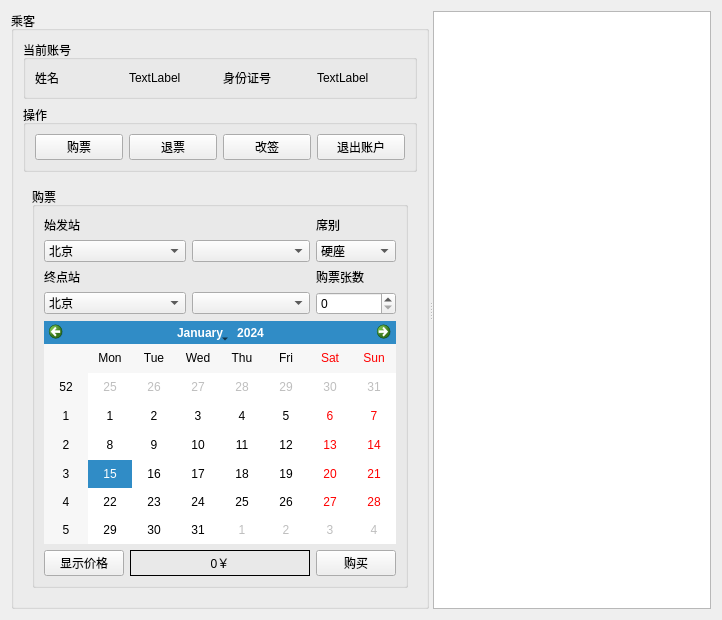
<?xml version="1.0" encoding="UTF-8"?>
<ui version="4.0">
 <class>subwindow</class>
 <widget class="QWidget" name="subwindow">
  <property name="geometry">
   <rect>
    <x>0</x>
    <y>0</y>
    <width>722</width>
    <height>620</height>
   </rect>
  </property>
  <property name="windowTitle">
   <string>Form</string>
  </property>
  <layout class="QGridLayout" name="gridLayout_3">
   <item row="0" column="0">
    <widget class="QSplitter" name="splitter">
     <property name="orientation">
      <enum>Qt::Horizontal</enum>
     </property>
     <widget class="QGroupBox" name="passengerGroupBox">
      <property name="title">
       <string>乘客</string>
      </property>
      <layout class="QVBoxLayout" name="verticalLayout">
       <item>
        <widget class="QGroupBox" name="currentAccount">
         <property name="title">
          <string>当前账号</string>
         </property>
         <layout class="QGridLayout" name="gridLayout">
          <item row="0" column="0">
           <widget class="QLabel" name="nameLable">
            <property name="text">
             <string>姓名</string>
            </property>
           </widget>
          </item>
          <item row="0" column="1">
           <widget class="QLabel" name="nameShow">
            <property name="text">
             <string>TextLabel</string>
            </property>
           </widget>
          </item>
          <item row="0" column="2">
           <widget class="QLabel" name="idLable">
            <property name="text">
             <string>身份证号</string>
            </property>
           </widget>
          </item>
          <item row="0" column="3">
           <widget class="QLabel" name="idShow">
            <property name="text">
             <string>TextLabel</string>
            </property>
           </widget>
          </item>
         </layout>
        </widget>
       </item>
       <item>
        <widget class="QGroupBox" name="passengerFunction">
         <property name="title">
          <string>操作</string>
         </property>
         <layout class="QGridLayout" name="gridLayout_2">
          <item row="0" column="0">
           <widget class="QPushButton" name="buy">
            <property name="text">
             <string>购票</string>
            </property>
           </widget>
          </item>
          <item row="0" column="1">
           <widget class="QPushButton" name="refund">
            <property name="text">
             <string>退票</string>
            </property>
           </widget>
          </item>
          <item row="0" column="2">
           <widget class="QPushButton" name="endorse">
            <property name="text">
             <string>改签</string>
            </property>
           </widget>
          </item>
          <item row="0" column="3">
           <widget class="QPushButton" name="logout">
            <property name="text">
             <string>退出账户</string>
            </property>
           </widget>
          </item>
         </layout>
        </widget>
       </item>
       <item>
        <widget class="QStackedWidget" name="stackedWidget">
         <property name="currentIndex">
          <number>0</number>
         </property>
         <widget class="QWidget" name="buyPage">
          <layout class="QGridLayout" name="gridLayout_5">
           <item row="0" column="1">
            <widget class="QGroupBox" name="buyGroupBox">
             <property name="title">
              <string>购票</string>
             </property>
             <layout class="QGridLayout" name="gridLayout_4">
              <item row="0" column="0">
               <widget class="QLabel" name="startStationLable">
                <property name="text">
                 <string>始发站</string>
                </property>
                <property name="textFormat">
                 <enum>Qt::AutoText</enum>
                </property>
               </widget>
              </item>
              <item row="0" column="4">
               <widget class="QLabel" name="seatLabel">
                <property name="text">
                 <string>席别</string>
                </property>
               </widget>
              </item>
              <item row="1" column="0" colspan="2">
               <widget class="QComboBox" name="startProvince">
                <item>
                 <property name="text">
                  <string>北京</string>
                 </property>
                </item>
                <item>
                 <property name="text">
                  <string>河北</string>
                 </property>
                </item>
               </widget>
              </item>
              <item row="1" column="2" colspan="2">
               <widget class="QComboBox" name="startCity"/>
              </item>
              <item row="1" column="4">
               <widget class="QComboBox" name="seatComboBox">
                <item>
                 <property name="text">
                  <string>硬座</string>
                 </property>
                </item>
                <item>
                 <property name="text">
                  <string>卧铺</string>
                 </property>
                </item>
                <item>
                 <property name="text">
                  <string>站票</string>
                 </property>
                </item>
                <item>
                 <property name="text">
                  <string>动车</string>
                 </property>
                </item>
               </widget>
              </item>
              <item row="2" column="0">
               <widget class="QLabel" name="endLable">
                <property name="text">
                 <string>终点站</string>
                </property>
               </widget>
              </item>
              <item row="2" column="4">
               <widget class="QLabel" name="numberLable">
                <property name="text">
                 <string>购票张数</string>
                </property>
               </widget>
              </item>
              <item row="3" column="0" colspan="2">
               <widget class="QComboBox" name="endProvince">
                <item>
                 <property name="text">
                  <string>北京</string>
                 </property>
                </item>
                <item>
                 <property name="text">
                  <string>河北</string>
                 </property>
                </item>
               </widget>
              </item>
              <item row="3" column="2" colspan="2">
               <widget class="QComboBox" name="endCity"/>
              </item>
              <item row="3" column="4">
               <widget class="QSpinBox" name="numberSpinBox"/>
              </item>
              <item row="4" column="0" colspan="5">
               <widget class="QCalendarWidget" name="calendarWidget"/>
              </item>
              <item row="5" column="0">
               <widget class="QPushButton" name="priceShowButton">
                <property name="text">
                 <string>显示价格</string>
                </property>
               </widget>
              </item>
              <item row="5" column="4">
               <widget class="QPushButton" name="purchaseButton">
                <property name="text">
                 <string>购买</string>
                </property>
               </widget>
              </item>
              <item row="5" column="1" colspan="3">
               <widget class="QLabel" name="priceShowLable">
                <property name="layoutDirection">
                 <enum>Qt::LeftToRight</enum>
                </property>
                <property name="frameShape">
                 <enum>QFrame::Box</enum>
                </property>
                <property name="frameShadow">
                 <enum>QFrame::Plain</enum>
                </property>
                <property name="lineWidth">
                 <number>1</number>
                </property>
                <property name="midLineWidth">
                 <number>0</number>
                </property>
                <property name="text">
                 <string>0￥</string>
                </property>
                <property name="textFormat">
                 <enum>Qt::AutoText</enum>
                </property>
                <property name="alignment">
                 <set>Qt::AlignCenter</set>
                </property>
               </widget>
              </item>
             </layout>
            </widget>
           </item>
          </layout>
         </widget>
         <widget class="QWidget" name="refundPage">
          <layout class="QGridLayout" name="gridLayout_7">
           <item row="0" column="0">
            <widget class="QGroupBox" name="refundGroupBox">
             <property name="title">
              <string>退票</string>
             </property>
             <layout class="QGridLayout" name="gridLayout_6">
              <item row="0" column="0">
               <widget class="QLabel" name="refundLabel">
                <property name="text">
                 <string>输入序号</string>
                </property>
               </widget>
              </item>
              <item row="0" column="1">
               <widget class="QLineEdit" name="refundLineEdit">
                <property name="text">
                 <string>0</string>
                </property>
                <property name="frame">
                 <bool>true</bool>
                </property>
                <property name="alignment">
                 <set>Qt::AlignCenter</set>
                </property>
               </widget>
              </item>
              <item row="1" column="0" colspan="2">
               <widget class="QPushButton" name="refundButton">
                <property name="text">
                 <string>退票</string>
                </property>
               </widget>
              </item>
             </layout>
            </widget>
           </item>
          </layout>
         </widget>
         <widget class="QWidget" name="endorsePage">
          <layout class="QGridLayout" name="gridLayout_9">
           <item row="0" column="0">
            <widget class="QGroupBox" name="groupBox">
             <property name="title">
              <string>改签</string>
             </property>
             <layout class="QGridLayout" name="gridLayout_8">
              <item row="0" column="0" colspan="2">
               <widget class="QCalendarWidget" name="calendarWidget_2"/>
              </item>
              <item row="1" column="0">
               <widget class="QPushButton" name="submitPushButton">
                <property name="text">
                 <string>提交</string>
                </property>
               </widget>
              </item>
              <item row="1" column="1">
               <widget class="QPushButton" name="CancelPushButton">
                <property name="text">
                 <string>放弃</string>
                </property>
               </widget>
              </item>
             </layout>
            </widget>
           </item>
          </layout>
         </widget>
        </widget>
       </item>
      </layout>
     </widget>
     <widget class="QTableView" name="tableView"/>
    </widget>
   </item>
  </layout>
 </widget>
 <resources/>
 <connections/>
</ui>
